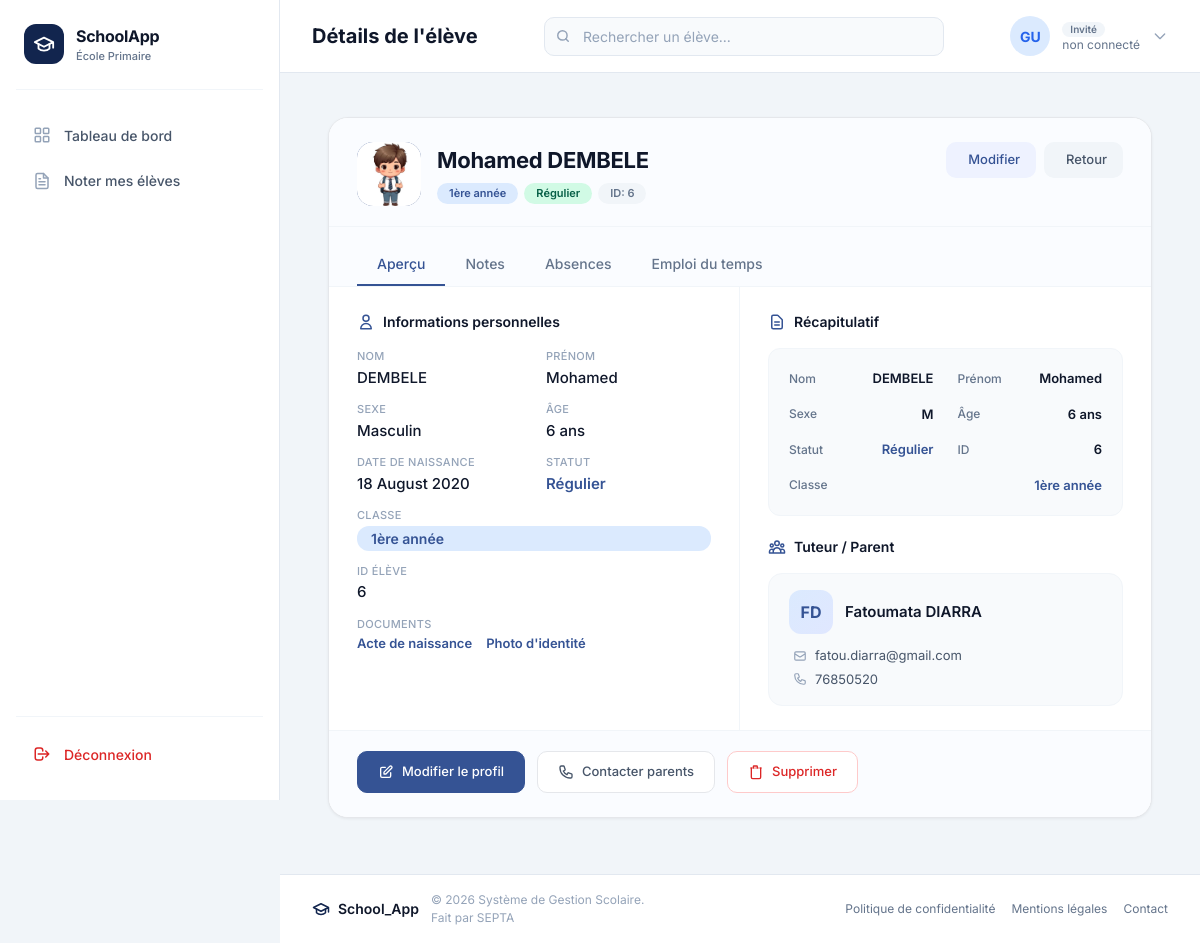
The app's page /students/6/ with its own data.
### eleves/models.py (models this page shows, shortened)
class Student(models.Model):
    SEXE_CHOICES = [
        ("M", "Masculin"),
        ("F", "Féminin"),
    ]
    identification_number = models.AutoField( primary_key=True)
    first_name = models.CharField(max_length=100, blank=False, null=False)
    last_name = models.CharField(max_length=100, blank=False, null=False)
    sexe = models.CharField(max_length=1, choices=SEXE_CHOICES, blank=True, null=True)
    date_of_birth = models.DateField()
    lieu_de_naissance = models.CharField(max_length=100, blank=False, null=False)
    parent = models.ForeignKey(Parent, on_delete=models.CASCADE, related_name='students')
    classroom = models.ForeignKey(Classe, on_delete=models.CASCADE, related_name='students')
    inscription_date = models.DateField(blank=False, null=False)
    photo = models.ImageField(
        upload_to='eleves/photos/', blank=True, null=True,
        help_text="Photo de l'élève, affichée sur le bulletin (facultative)."
    )
    photo_identite = models.ImageField(upload_to='eleves/photos_identite/', blank=True, null=True)
    acte_naissance = models.FileField(upload_to='eleves/actes_naissance/', blank=True, null=True)
    @property
    def age_display(self):
        from datetime import date
        today = date.today()
        age = today.year - self.date_of_birth.year - ((today.month, today.day) < (self.date_of_birth.month, self.date_of_birth.day))
        return f"{age} ans"

class Parent(models.Model):
    id = models.AutoField(primary_key=True)
    first_name = models.CharField(max_length=110, blank=False, null=False)
    last_name = models.CharField(max_length=100, blank=False, null=False)
    email = models.EmailField(blank=True, null=True)
    phone_number = models.CharField(max_length=20, blank=False, null=False)
    address = models.TextField(blank=False, null=False)
    profession = models.CharField(max_length=100, blank=False, null=False)

### classes/models.py (models this page shows, shortened)
class Classe(models.Model):
    nom = models.CharField(max_length=30, null=False)
    niveau = models.IntegerField()
    enseignant = models.ForeignKey(
        User,
        on_delete=models.SET_NULL,
        null=True,
        blank=True,
        related_name="classes",
        limit_choices_to={"groups__name": "Teacher"},
    )

### eleves/views.py (the view)
# urls.py: path('students/<int:identification_number>/', views.student_detail, name='detail'),
def student_detail(request, identification_number):
    student = Student.objects.get(identification_number=identification_number)
    return render(request, 'student_detail.html', {'student': student})

### eleves/templates/student_detail.html (shortened to what this page needs)
{% extends 'base.html' %}
{% load static %}
{% block page_title %}Détails de l'élève{% endblock %}
{% block search_placeholder %}Rechercher un élève...{% endblock %}
{% block content %}
<div class="student-detail-container">
    <div class="student-detail-card">
        <div class="detail-header">
            <div class="detail-header-left">
                <div class="student-avatar">
                    {% if student.photo %}
                    <img src="{{ student.photo.url }}" alt="{{ student.first_name }} {{ student.last_name }}"
                         style="width:100%; height:100%; object-fit:cover; border-radius:16px;">
                    {% else %}
                    <span class="avatar-initials">{{ student.first_name|first }}{{ student.last_name|first }}</span>
                    {% endif %}
                </div>
                <div class="student-title">
                    <h1 class="student-name">{{ student.first_name }} {{ student.last_name }}</h1>
                    <div class="student-badges">
                        <span class="badge badge-class">{{ student.classroom.nom }}</span>
                        <span class="badge badge-status">Régulier</span>
                        <span class="badge badge-id">ID: {{ student.identification_number }}</span>
                    </div>
                </div>
            </div>
            <div class="detail-header-actions">
                <a href="{% url 'students:update' student.identification_number %}" class="btn btn-edit">
                    Modifier
                </a>
                <a href="{% url 'students:list' %}" class="btn btn-secondary">
                    Retour
                </a>
            </div>
        </div>
        <div class="apercu-tabs">
            <a href="#" class="apercu-tab active">Aperçu</a>
            <a href="#" class="apercu-tab">Notes</a>
            <a href="#" class="apercu-tab">Absences</a>
            <a href="#" class="apercu-tab">Emploi du temps</a>
        </div>
        <div class="detail-grid">
            <div class="detail-section">
                <h2 class="section-title">
                    <svg class="title-icon" fill="none" stroke="currentColor" viewBox="0 0 24 24">
                        <path stroke-linecap="round" stroke-linejoin="round" stroke-width="2" d="M16 7a4 4 0 11-8 0 4 4 0 018 0zM12 14a7 7 0 00-7 7h14a7 7 0 00-7-7z"/>
                    </svg>
                    Informations personnelles
                </h2>
                <div class="info-grid">
                    <div class="info-item">
                        <span class="info-label">Nom</span>
                        <span class="info-value">{{ student.last_name }}</span>
                    </div>
                    <div class="info-item">
                        <span class="info-label">Prénom</span>
                        <span class="info-value">{{ student.first_name }}</span>
                    </div>
                    <div class="info-item">
                        <span class="info-label">Sexe</span>
                        <span class="info-value">{{ student.get_sexe_display|default:"Non renseigné" }}</span>
                    </div>
                    <div class="info-item">
                        <span class="info-label">Âge</span>
                        <span class="info-value">{{ student.age_display }}</span>
                    </div>
                    <div class="info-item">
                        <span class="info-label">Date de naissance</span>
                        <span class="info-value">{{ student.date_of_birth|date:"d F Y" }}</span>
                    </div>
                    <div class="info-item">
                        <span class="info-label">Statut</span>
                        <span class="info-value"><span class="highlight">Régulier</span></span>
                    </div>
                    <div class="info-item full-width">
                        <span class="info-label">Classe</span>
                        <span class="info-value info-class">{{ student.classroom.nom }}</span>
                    </div>
                    <div class="info-item full-width">
                        <span class="info-label">ID Élève</span>
                        <span class="info-value">{{ student.identification_number }}</span>
                    </div>
                    <div class="info-item full-width">
                        <span class="info-label">Documents</span>
                        <span class="info-value" style="display:flex; gap:14px; flex-wrap:wrap;">
                            {% if student.acte_naissance %}
                            <a href="{{ student.acte_naissance.url }}" target="_blank" style="color:#355394; font-weight:600; font-size:13px;">Acte de naissance</a>
                            {% endif %}
                            {% if student.photo_identite %}
                            <a href="{{ student.photo_identite.url }}" target="_blank" style="color:#355394; font-weight:600; font-size:13px;">Photo d'identité</a>
                            {% endif %}
                        </span>
                    </div>
                </div>
            </div>
            <div class="detail-section">
                <h2 class="section-title">
                    <svg class="title-icon" fill="none" stroke="currentColor" viewBox="0 0 24 24">
                        <path stroke-linecap="round" stroke-linejoin="round" stroke-width="2" d="M9 12h6m-6 4h6m2 5H7a2 2 0 01-2-2V5a2 2 0 012-2h5.586a1 1 0 01.707.293l5.414 5.414a1 1 0 01.293.707V19a2 2 0 01-2 2z"/>
                    </svg>
                    Récapitulatif
                </h2>
                <div class="recap-grid">
                    <div class="recap-item">
                        <span class="recap-label">Nom</span>
                        <span class="recap-value">{{ student.last_name }}</span>
                    </div>
                    <div class="recap-item">
                        <span class="recap-label">Prénom</span>
                        <span class="recap-value">{{ student.first_name }}</span>
                    </div>
                    <div class="recap-item">
                        <span class="recap-label">Sexe</span>
                        <span class="recap-value">{{ student.sexe|default:"Féminin" }}</span>
                    </div>
                    <div class="recap-item">
                        <span class="recap-label">Âge</span>
                        <span class="recap-value">{{ student.age_display }}</span>
                    </div>
                    <div class="recap-item">
                        <span class="recap-label">Statut</span>
                        <span class="recap-value highlight">Régulier</span>
                    </div>
                    <div class="recap-item">
                        <span class="recap-label">ID</span>
                        <span class="recap-value">{{ student.identification_number }}</span>
                    </div>
                    <div class="recap-item" style="grid-column: 1 / -1;">
                        <span class="recap-label">Classe</span>
                        <span class="recap-value highlight">{{ student.classroom.nom }}</span>
                    </div>
                </div>
                <h2 class="section-title" style="margin-top: 20px;">
                    Tuteur / Parent
                </h2>
                <div class="parent-card">
                    <div class="parent-card-header">
                        <div class="parent-avatar">
                            <span class="parent-initials">{{ student.parent.first_name|first }}{{ student.parent.last_name|first }}</span>
                        </div>
                        <div>
                            <h3 class="parent-name">{{ student.parent.first_name }} {{ student.parent.last_name }}</h3>
                        </div>
                    </div>
                    <div class="parent-details">
                        {% if student.parent.email %}
                        <div class="parent-detail">
                            <svg class="detail-icon" fill="none" stroke="currentColor" viewBox="0 0 24 24">
                                <path stroke-linecap="round" stroke-linejoin="round" stroke-width="2" d="M3 8l7.89 5.26a2 2 0 002.22 0L21 8M5 19h14a2 2 0 002-2V7a2 2 0 00-2-2H5a2 2 0 00-2 2v10a2 2 0 002 2z"/>
                            </svg>
                            <span>{{ student.parent.email }}</span>
                        </div>
                        {% endif %}
                        {% if student.parent.phone_number %}
                        <div class="parent-detail">
                            <span>{{ student.parent.phone_number }}</span>
                        </div>
                        {% endif %}
                    </div>
                </div>
            </div>
        </div>
        <div class="detail-actions">
            <a href="{% url 'students:update' student.identification_number %}" class="action-btn-custom primary">
                <svg class="btn-icon" fill="none" stroke="currentColor" viewBox="0 0 24 24">
                    <path stroke-linecap="round" stroke-linejoin="round" stroke-width="2" d="M11 5H6a2 2 0 00-2 2v11a2 2 0 002 2h11a2 2 0 002-2v-5m-1.414-9.414a2 2 0 112.828 2.828L11.828 15H9v-2.828l8.586-8.586z"/>
                </svg>
                Modifier le profil
            </a>
            <a href="{% url 'notifications:composer' %}?parent={{ student.parent.pk }}" class="action-btn-custom">
                Contacter parents
            </a>
            <a href="{% url 'students:delete' student.identification_number %}" class="action-btn-custom danger">
                <svg class="btn-icon" fill="none" stroke="currentColor" viewBox="0 0 24 24">
                    <polyline points="3 6 5 6 21 6"/>
                    <path stroke-linecap="round" stroke-linejoin="round" stroke-width="2" d="M19 6v14a2 2 0 01-2 2H7a2 2 0 01-2-2V6m3 0V4a1 1 0 011-1h4a1 1 0 011 1v2"/>
                </svg>
                Supprimer
            </a>
        </div>
    </div>
</div>
{% endblock %}

### classes/templates/base.html (style rules this page uses)
* { margin: 0; padding: 0; box-sizing: border-box; }
body { font-family: 'Inter', -apple-system, BlinkMacSystemFont, sans-serif; background: #f1f5f9; color: #0f172a; }

### records on screen
Student: photo (picture), first_name "Mohamed", last_name "DEMBELE", classroom.nom "1ère année", identification_number "6", sexe "Masculin", age_display "6 ans", date_of_birth "18 August 2020", sexe "M", parent.first_name|first "F", parent.last_name|first "D", parent.first_name "Fatoumata", parent.last_name "DIARRA", parent.email "fatou.diarra@gmail.com", parent.phone_number "76850520"
